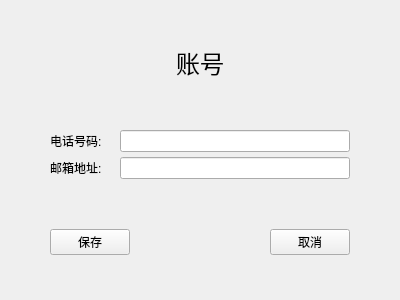
<?xml version="1.0" encoding="UTF-8"?>
<ui version="4.0">
 <class>EditMaterial</class>
 <widget class="QWidget" name="EditMaterial">
  <property name="geometry">
   <rect>
    <x>0</x>
    <y>0</y>
    <width>400</width>
    <height>300</height>
   </rect>
  </property>
  <property name="windowTitle">
   <string>Form</string>
  </property>
  <layout class="QVBoxLayout" name="verticalLayout">
   <property name="spacing">
    <number>5</number>
   </property>
   <property name="leftMargin">
    <number>50</number>
   </property>
   <property name="topMargin">
    <number>0</number>
   </property>
   <property name="rightMargin">
    <number>50</number>
   </property>
   <property name="bottomMargin">
    <number>0</number>
   </property>
   <item>
    <spacer name="verticalSpacer_2">
     <property name="orientation">
      <enum>Qt::Vertical</enum>
     </property>
     <property name="sizeHint" stdset="0">
      <size>
       <width>20</width>
       <height>40</height>
      </size>
     </property>
    </spacer>
   </item>
   <item>
    <widget class="QLabel" name="account">
     <property name="font">
      <font>
       <pointsize>18</pointsize>
      </font>
     </property>
     <property name="text">
      <string>账号</string>
     </property>
     <property name="alignment">
      <set>Qt::AlignCenter</set>
     </property>
    </widget>
   </item>
   <item>
    <spacer name="verticalSpacer_3">
     <property name="orientation">
      <enum>Qt::Vertical</enum>
     </property>
     <property name="sizeHint" stdset="0">
      <size>
       <width>20</width>
       <height>40</height>
      </size>
     </property>
    </spacer>
   </item>
   <item>
    <layout class="QHBoxLayout" name="horizontalLayout">
     <item>
      <widget class="QLabel" name="label_2">
       <property name="minimumSize">
        <size>
         <width>65</width>
         <height>0</height>
        </size>
       </property>
       <property name="maximumSize">
        <size>
         <width>65</width>
         <height>16777215</height>
        </size>
       </property>
       <property name="text">
        <string>电话号码:</string>
       </property>
      </widget>
     </item>
     <item>
      <widget class="QLineEdit" name="new_phone"/>
     </item>
    </layout>
   </item>
   <item>
    <layout class="QHBoxLayout" name="horizontalLayout_2">
     <item>
      <widget class="QLabel" name="label_3">
       <property name="minimumSize">
        <size>
         <width>65</width>
         <height>0</height>
        </size>
       </property>
       <property name="maximumSize">
        <size>
         <width>65</width>
         <height>16777215</height>
        </size>
       </property>
       <property name="text">
        <string>邮箱地址:</string>
       </property>
      </widget>
     </item>
     <item>
      <widget class="QLineEdit" name="new_email"/>
     </item>
    </layout>
   </item>
   <item>
    <spacer name="verticalSpacer_4">
     <property name="orientation">
      <enum>Qt::Vertical</enum>
     </property>
     <property name="sizeHint" stdset="0">
      <size>
       <width>20</width>
       <height>40</height>
      </size>
     </property>
    </spacer>
   </item>
   <item>
    <layout class="QHBoxLayout" name="horizontalLayout_3">
     <item>
      <widget class="QPushButton" name="save">
       <property name="text">
        <string>保存</string>
       </property>
      </widget>
     </item>
     <item>
      <spacer name="horizontalSpacer">
       <property name="orientation">
        <enum>Qt::Horizontal</enum>
       </property>
       <property name="sizeHint" stdset="0">
        <size>
         <width>40</width>
         <height>20</height>
        </size>
       </property>
      </spacer>
     </item>
     <item>
      <widget class="QPushButton" name="concel">
       <property name="text">
        <string>取消</string>
       </property>
      </widget>
     </item>
    </layout>
   </item>
   <item>
    <spacer name="verticalSpacer">
     <property name="orientation">
      <enum>Qt::Vertical</enum>
     </property>
     <property name="sizeHint" stdset="0">
      <size>
       <width>20</width>
       <height>40</height>
      </size>
     </property>
    </spacer>
   </item>
  </layout>
 </widget>
 <resources/>
 <connections/>
</ui>
